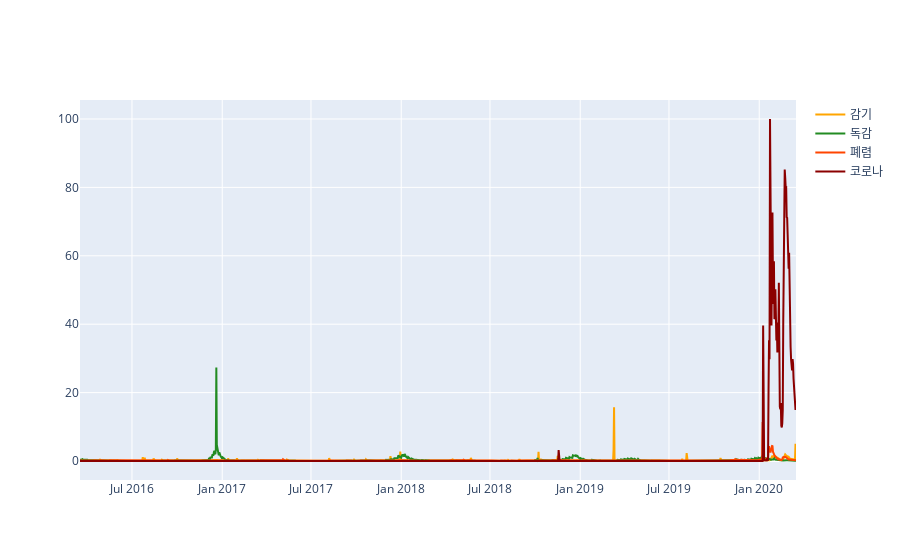

Notebook source saved alongside this figure:
### Code cell
from sklearn import preprocessing


fig = go.Figure()

# fig.add_trace(go.Line(x = s_trend.date ,y = s_trend['coronavirus'], mode = 'lines', name = '코로나', line = dict(color = 'darkred')))
fig.add_trace(go.Line(x = s_trend.date, y = s_trend['cold'], mode = 'lines', name = '감기', line = dict(color = 'orange')))
fig.add_trace(go.Line(x = s_trend.date, y = s_trend['flu'], mode = 'lines', name = '독감', line = dict(color = 'forestgreen')))
fig.add_trace(go.Line(x = s_trend.date, y = s_trend['pneumonia'], mode = 'lines', name = '폐렴', line = dict(color = 'orangered')))
fig.add_trace(go.Line(x = s_trend.date ,y = s_trend['coronavirus'], mode = 'lines', name = '코로나', line = dict(color = 'darkred')))


fig.update_layout(barmode = 'overlay')

### Figure 1 — Plotly figure (JSON) as saved in the notebook; plotly's stock layout.template omitted (floating-point values rounded to 4 significant figures; data arrays with more than 128 entries replaced by an {"elided": "..."} marker saying what was removed)
{"data": [{"line": {"color": "orange"}, "mode": "lines", "name": "감기", "type": "scatter", "x": {"elided": "1461 str values"}, "y": {"elided": "1461 float values"}}, {"line": {"color": "forestgreen"}, "mode": "lines", "name": "독감", "type": "scatter", "x": {"elided": "1461 str values"}, "y": {"elided": "1461 float values"}}, {"line": {"color": "orangered"}, "mode": "lines", "name": "폐렴", "type": "scatter", "x": {"elided": "1461 str values"}, "y": {"elided": "1461 float values"}}, {"line": {"color": "darkred"}, "mode": "lines", "name": "코로나", "type": "scatter", "x": {"elided": "1461 str values"}, "y": {"elided": "1461 float values"}}], "layout": {"barmode": "overlay"}}
